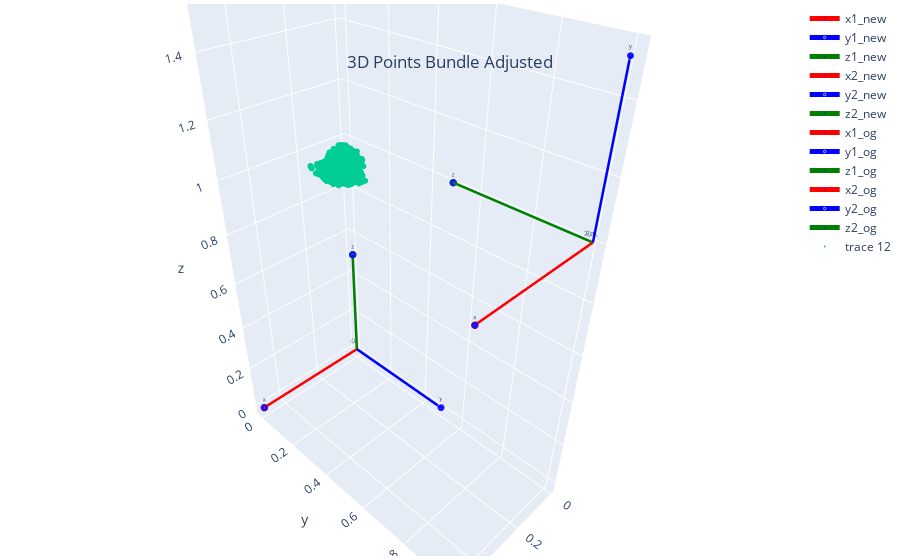

Notebook cell for this chart:
### Markdown cell above
# Plot Bundle Adjusted Points

### Code cell
only_new=False
only_orig=False


#Test initialization
rot_vec_3 = R.from_rotvec(camera_1.init_rot)
R3 = rot_vec_3.as_matrix()
t3 = camera_1.init_trans

rot_vec_4 = R.from_rotvec(camera_2.init_rot)
R4 = rot_vec_4.as_matrix()
t4 = camera_2.init_trans

scale_factor=0.5

# Annotate cameras (origins and vectors)
data_1 = vector_plot([scale_factor*R1[:,0],scale_factor*R1[:,1],scale_factor*R1[:,2]], orig=t1,cam_name='1_new')
data_2 = vector_plot([scale_factor*R2[:,0],scale_factor*R2[:,1],scale_factor*R2[:,2]], orig=t2, cam_name='2_new')

data_3 = vector_plot([scale_factor*R3[:,0],scale_factor*R3[:,1],scale_factor*R3[:,2]], orig=t3, cam_name='1_og')
data_4 = vector_plot([scale_factor*R4[:,0],scale_factor*R4[:,1],scale_factor*R4[:,2]], orig=t4, cam_name='2_og')

#print(pts_array_3d_clean.shape)

data_5  = [go.Scatter3d(x=points_3d[:,0], y=points_3d[:,1], z=points_3d[:,2], mode='markers', marker=dict(size=2))]
#data_5  = [go.Scatter3d(x=optim_3d_pts_total[:,0], y=optim_3d_pts_total[:,1], z=optim_3d_pts_total[:,2], mode='markers', marker=dict(size=2))]
#data_5  = [go.Scatter3d(x=pts_array_3d_clean[:,0], y=pts_array_3d_clean[:,1], z=pts_array_3d_clean[:,2], mode='markers', marker=dict(size=2))]
layout = go.Layout(
            margin = dict(l = 4,
                        r = 4,
                        b = 4,
                        t = 4)
                )
if only_new:
        data = data_1 + data_2 + data_5
elif only_orig:
        data = data_3 + data_4 + data_5
else:
        data = data_1 + data_2 + data_3 + data_4 + data_5


fig = go.Figure(data=data,layout=layout)
fig.update_traces(textfont_size=6)
fig.update_layout(
        title={
            'text': "3D Points Bundle Adjusted",
            'y':0.9,
            'x':0.5,
            'xanchor': 'center',
            'yanchor': 'top'}
            )
fig.show()

### Figure 1 — Plotly figure (JSON) as saved in the notebook; plotly's stock layout.template omitted (floating-point values rounded to 4 significant figures; data arrays with more than 128 entries replaced by an {"elided": "..."} marker saying what was removed)
{"data": [{"line": {"color": "red", "width": 5}, "marker": {"color": "blue", "size": [0, 5]}, "mode": "lines+markers+text", "name": "x1_new", "text": ["1_new", "x"], "textfont": {"size": 6}, "type": "scatter3d", "x": [0, 0.5], "y": [0, 0], "z": [0, 0]}, {"line": {"color": "blue", "width": 5}, "marker": {"color": "blue", "size": [0, 5]}, "mode": "lines+markers+text", "name": "y1_new", "text": ["1_new", "y"], "textfont": {"size": 6}, "type": "scatter3d", "x": [0, 0], "y": [0, 0.5], "z": [0, 0]}, {"line": {"color": "green", "width": 5}, "marker": {"color": "blue", "size": [0, 5]}, "mode": "lines+markers+text", "name": "z1_new", "text": ["1_new", "z"], "textfont": {"size": 6}, "type": "scatter3d", "x": [0, 0], "y": [0, 0], "z": [0, 0.5]}, {"line": {"color": "red", "width": 5}, "marker": {"color": "blue", "size": [0, 5]}, "mode": "lines+markers+text", "name": "x2_new", "text": ["2_new", "x"], "textfont": {"size": 6}, "type": "scatter3d", "x": [0, 0.5], "y": [1, 1], "z": [1, 1]}, {"line": {"color": "blue", "width": 5}, "marker": {"color": "blue", "size": [0, 5]}, "mode": "lines+markers+text", "name": "y2_new", "text": ["2_new", "y"], "textfont": {"size": 6}, "type": "scatter3d", "x": [0, 0], "y": [1, 1], "z": [1, 1.5]}, {"line": {"color": "green", "width": 5}, "marker": {"color": "blue", "size": [0, 5]}, "mode": "lines+markers+text", "name": "z2_new", "text": ["2_new", "z"], "textfont": {"size": 6}, "type": "scatter3d", "x": [0, 0], "y": [1, 0.5], "z": [1, 1]}, {"line": {"color": "red", "width": 5}, "marker": {"color": "blue", "size": [0, 5]}, "mode": "lines+markers+text", "name": "x1_og", "text": ["1_og", "x"], "textfont": {"size": 6}, "type": "scatter3d", "x": [0, 0.5], "y": [0, 0], "z": [0, 0]}, {"line": {"color": "blue", "width": 5}, "marker": {"color": "blue", "size": [0, 5]}, "mode": "lines+markers+text", "name": "y1_og", "text": ["1_og", "y"], "textfont": {"size": 6}, "type": "scatter3d", "x": [0, 0], "y": [0, 0.5], "z": [0, 0]}, {"line": {"color": "green", "width": 5}, "marker": {"color": "blue", "size": [0, 5]}, "mode": "lines+markers+text", "name": "z1_og", "text": ["1_og", "z"], "textfont": {"size": 6}, "type": "scatter3d", "x": [0, 0], "y": [0, 0], "z": [0, 0.5]}, {"line": {"color": "red", "width": 5}, "marker": {"color": "blue", "size": [0, 5]}, "mode": "lines+markers+text", "name": "x2_og", "text": ["2_og", "x"], "textfont": {"size": 6}, "type": "scatter3d", "x": [0, 0.5], "y": [1, 1], "z": [1, 1]}, {"line": {"color": "blue", "width": 5}, "marker": {"color": "blue", "size": [0, 5]}, "mode": "lines+markers+text", "name": "y2_og", "text": ["2_og", "y"], "textfont": {"size": 6}, "type": "scatter3d", "x": [0, 0], "y": [1, 1], "z": [1, 1.5]}, {"line": {"color": "green", "width": 5}, "marker": {"color": "blue", "size": [0, 5]}, "mode": "lines+markers+text", "name": "z2_og", "text": ["2_og", "z"], "textfont": {"size": 6}, "type": "scatter3d", "x": [0, 0], "y": [1, 0.5], "z": [1, 1]}, {"marker": {"size": 2}, "mode": "markers", "textfont": {"size": 6}, "type": "scatter3d", "x": {"elided": "6697 float values"}, "y": {"elided": "6697 float values"}, "z": {"elided": "6697 float values"}}], "layout": {"margin": {"b": 4, "l": 4, "r": 4, "t": 4}, "title": {"text": "3D Points Bundle Adjusted", "x": 0.5, "xanchor": "center", "y": 0.9, "yanchor": "top"}}}
